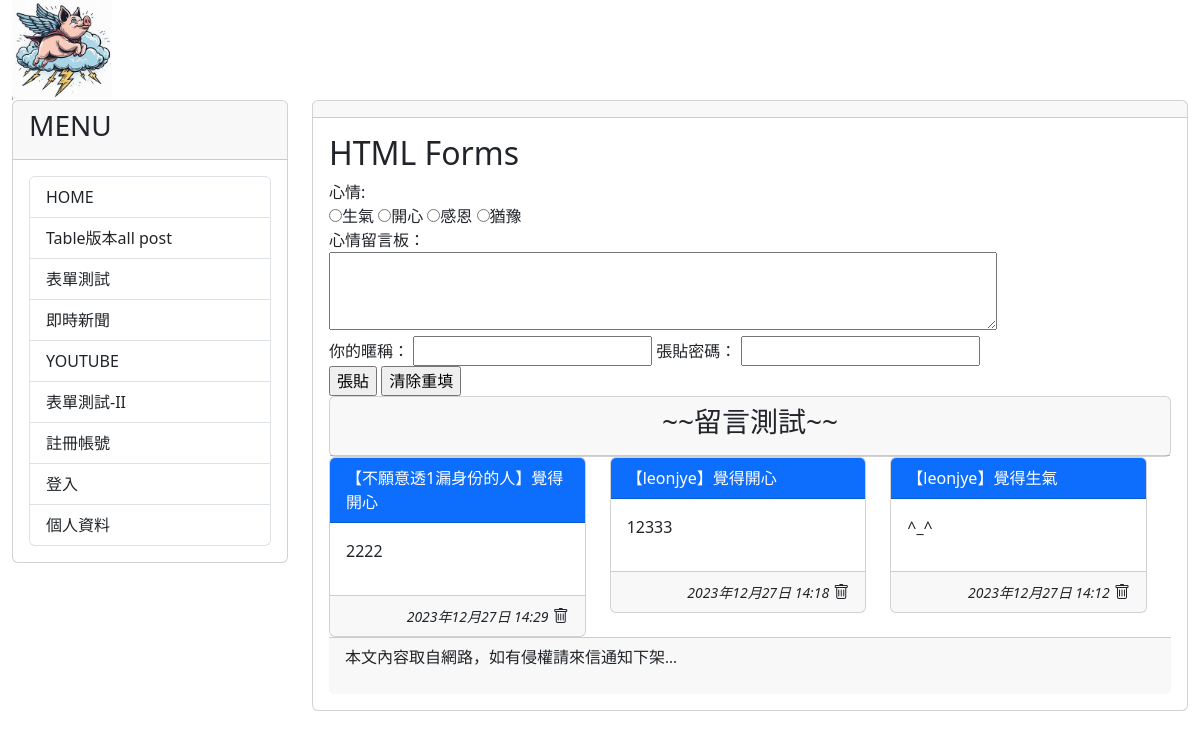
Page /test/ on the committed database.
### mytest/models.py (models this page shows, shortened)
class Mood(models.Model):
    status = models.CharField(max_length=10, null=False)
    def __str__(self):
        return self.status

class Post(models.Model):
    mood = models.ForeignKey('Mood', on_delete=models.CASCADE)
    nickname = models.CharField(max_length=10, default='不願意透漏身份的人')
    message = models.TextField(null=False)
    del_pass = models.CharField(max_length=10)
    pub_time = models.DateTimeField(auto_now=True)
    enabled = models.BooleanField(default=True)

### mytest/views.py (the view, shortened to what this page needs)
# urls.py: path('test/', testv.index, name="test-new"),
def index(request):
    posts = Post.objects.filter(enabled=True).order_by('-pub_time')[:30]
    moods = Mood.objects.all()
    if request.method == 'GET':
        return render(request, 'myform.html', locals())
    else:
        message = 'post/get 出現錯誤'
        return render(request, 'myform.html', locals())

### mytest/templates/myform.html (shortened to what this page needs)
{% extends "base2.html" %}
{% block content %}
<h2>HTML Forms</h2>
<form action="" method="post">
  <label for="title">心情:</label><br>
  {% for m in moods %}
  <input type='radio' name='mood' value='{{ m.status }}'>{{ m.status }}</input>
  {% endfor %}
  <br>
  心情留言板：<br/>
  <textarea name='user_post' rows=3 cols=70></textarea>
  <br/>
  <label for='user_id'>你的暱稱：</label>
  <input id='user_id' type='text' name='user_id'>
  <label for='user_pass'>張貼密碼：</label>
  <input id='user_pass' type='password' name='user_pass'><br/>
  <input type='submit' value='張貼'>
  <input type='reset' value='清除重填'>
</form>
<div class='row'>
  <div class='col-md-12'>
      <div class='card'>
          <div class='card-header' align=center>
          <h3>~~留言測試~~</h3>
      </div>
  </div>
</div>
<div class="row">
  {% for p in posts %}
   <div class="col-sm-12 col-md-4">
      <div class='card'>
          <div class='card-header text-white bg-primary'>【{{ p.nickname }}】覺得{{ p.mood }}</div>
          <div class='card-body'>{{ p.message | linebreaks }}</div>
          <div class='card-footer' align='right'>
              <i><small>{{ p.pub_time }}</small></i>
              <i class="bi bi-trash"  onclick='go_delete({{p.id}})'></i>
          </div>
      </div>
  </div>
  {% empty %}
      目前沒有任何心情留言
  {% endfor %}
</div>
{% endblock content %}

### rows in the picture
Mood: status "生氣"
Mood: status "開心"
Mood: status "感恩"
Mood: status "猶豫"
Post: nickname "不願意透1漏身份的人", mood "開心", message "2222", pub_time "2023年12月27日 14:29"
Post: nickname "leonjye", mood "開心", message "12333", pub_time "2023年12月27日 14:18"
Post: nickname "leonjye", mood "生氣", message "^_^", pub_time "2023年12月27日 14:12"
